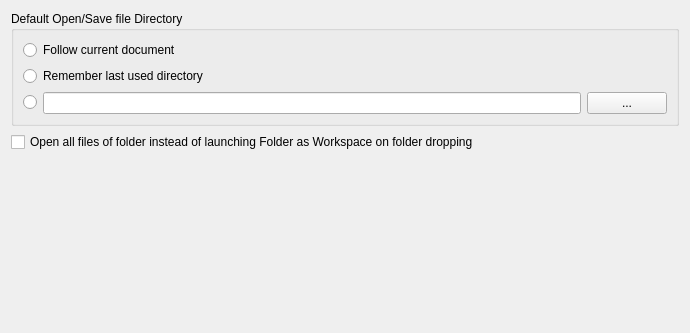
<?xml version="1.0" encoding="UTF-8"?>
<ui version="4.0">
 <class>PreferenceSubDefaultdirectoryDlg</class>
 <widget class="QWidget" name="PreferenceSubDefaultdirectoryDlg">
  <property name="geometry"><rect><x>0</x><y>0</y><width>690</width><height>333</height></rect></property>
  <layout class="QVBoxLayout" name="layout1">
   <item>
    <widget class="QGroupBox" name="opensavedirGrStatic">
     <property name="nppId" stdset="0"><number>6413</number></property>
     <property name="title"><string>Default Open/Save file Directory</string></property>
     <layout class="QVBoxLayout" name="layout2">
      <item>
       <widget class="QRadioButton" name="opensavedirFollowcurrentRadio">
        <property name="nppId" stdset="0"><number>6414</number></property>
        <property name="text"><string>Follow current document</string></property>
        <attribute name="buttonGroup"><string notr="true">radioGroup1</string></attribute>
       </widget>
      </item>
      <item>
       <widget class="QRadioButton" name="opensavedirRememberlastRadio">
        <property name="nppId" stdset="0"><number>6415</number></property>
        <property name="text"><string>Remember last used directory</string></property>
        <attribute name="buttonGroup"><string notr="true">radioGroup1</string></attribute>
       </widget>
      </item>
      <item>
       <layout class="QHBoxLayout" name="layout3">
        <item>
         <widget class="QRadioButton" name="opensavedirAlwaysonRadio">
          <property name="nppId" stdset="0"><number>6416</number></property>
          <property name="text"><string/></property>
          <attribute name="buttonGroup"><string notr="true">radioGroup1</string></attribute>
         </widget>
        </item>
        <item>
         <widget class="QLineEdit" name="opensavedirAlwaysonEdit">
          <property name="nppId" stdset="0"><number>6417</number></property>
         </widget>
        </item>
        <item>
         <widget class="QPushButton" name="opensavedirAlwaysonBrowseButton">
          <property name="nppId" stdset="0"><number>6418</number></property>
          <property name="text"><string>...</string></property>
          <property name="autoDefault"><bool>false</bool></property>
         </widget>
        </item>
       </layout>
      </item>
     </layout>
    </widget>
   </item>
   <item>
    <widget class="QCheckBox" name="opensavedirCheckDropfolderopenfiles">
     <property name="nppId" stdset="0"><number>6431</number></property>
     <property name="text"><string>Open all files of folder instead of launching Folder as Workspace on folder dropping</string></property>
    </widget>
   </item>
   <item>
    <spacer name="spacer4">
     <property name="orientation"><enum>Qt::Vertical</enum></property>
     <property name="sizeType"><enum>QSizePolicy::Expanding</enum></property>
     <property name="sizeHint" stdset="0"><size><width>0</width><height>0</height></size></property>
    </spacer>
   </item>
  </layout>
 </widget>
 <resources/>
 <connections/>
 <buttongroups>
  <buttongroup name="radioGroup1"/>
 </buttongroups>
</ui>
